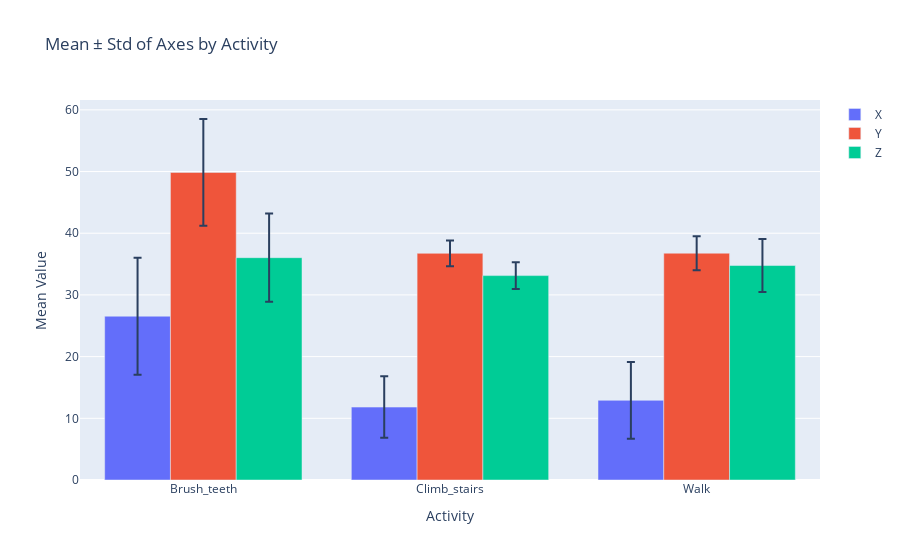

Notebook cell for this chart:
### Code cell
agg_df = eda_df.groupby('activity')[['x', 'y', 'z']].agg(['mean', 'std']).reset_index()
agg_df.columns = ['activity', 'x_mean', 'x_std', 'y_mean', 'y_std', 'z_mean', 'z_std']

import plotly.graph_objects as go

fig = go.Figure()
for axis in ['x', 'y', 'z']:
    fig.add_trace(go.Bar(
        name=f'{axis.upper()}',
        x=agg_df['activity'],
        y=agg_df[f'{axis}_mean'],
        error_y=dict(type='data', array=agg_df[f'{axis}_std'])
    ))

fig.update_layout(barmode='group', title="Mean ± Std of Axes by Activity", xaxis_title="Activity", yaxis_title="Mean Value")
fig.show()

### Figure 1 — Plotly figure (JSON) as saved in the notebook; plotly's stock layout.template omitted (floating-point values rounded to 4 significant figures)
{"data": [{"error_y": {"array": [9.473, 4.985, 6.214], "type": "data"}, "name": "X", "type": "bar", "x": ["Brush_teeth", "Climb_stairs", "Walk"], "y": [26.55, 11.82, 12.92]}, {"error_y": {"array": [8.66, 2.089, 2.751], "type": "data"}, "name": "Y", "type": "bar", "x": ["Brush_teeth", "Climb_stairs", "Walk"], "y": [49.86, 36.74, 36.77]}, {"error_y": {"array": [7.147, 2.153, 4.279], "type": "data"}, "name": "Z", "type": "bar", "x": ["Brush_teeth", "Climb_stairs", "Walk"], "y": [36.04, 33.13, 34.77]}], "layout": {"barmode": "group", "title": {"text": "Mean ± Std of Axes by Activity"}, "xaxis": {"title": {"text": "Activity"}}, "yaxis": {"title": {"text": "Mean Value"}}}}
